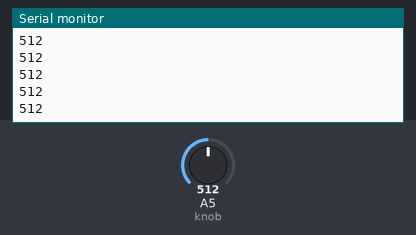
The sketch below on a simulated Arduino Uno, built with avr-gcc and run on an emulated ATmega328P. On the bench: the last lines printed to the serial monitor. The inputs (shaded band) are chosen by the test bench; at power-on: A5 (knob) = 512.

Above: at 1.2 s.
1.3 s: A5 (knob) set to 716
At 1.9 s:
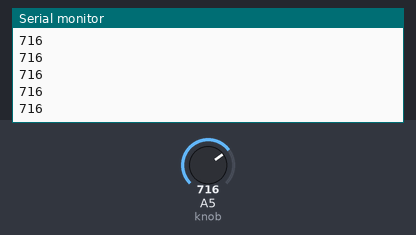
2.8 s: A5 (knob) set to 900
At 3.7 s:
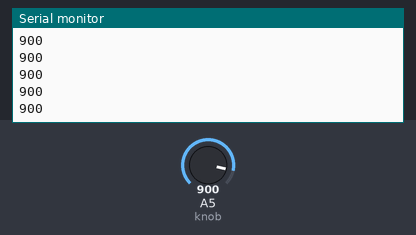
Timing chart, 0 to 5.8 s (numbered marks = the images above; inputs shaded):
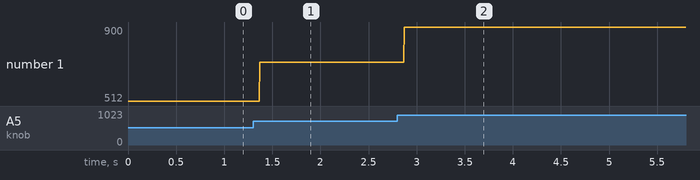

The sketch:

KnobToSerial.ino
```cpp
int knob = 5;

void setup() {
  Serial.begin(9600);
}

void loop() {
  int value = analogRead(knob);
  Serial.println(value);
}
```

Measured:
- after the input at 1.3 s, the serial monitor: prints a new line after 0.07 s (image 1)
- after the input at 2.8 s, the serial monitor: prints a new line after 0.07 s (image 2)
- plotted number 1: 512 → 716 after the input at 1.3 s, 716 → 900 after the input at 2.8 s
